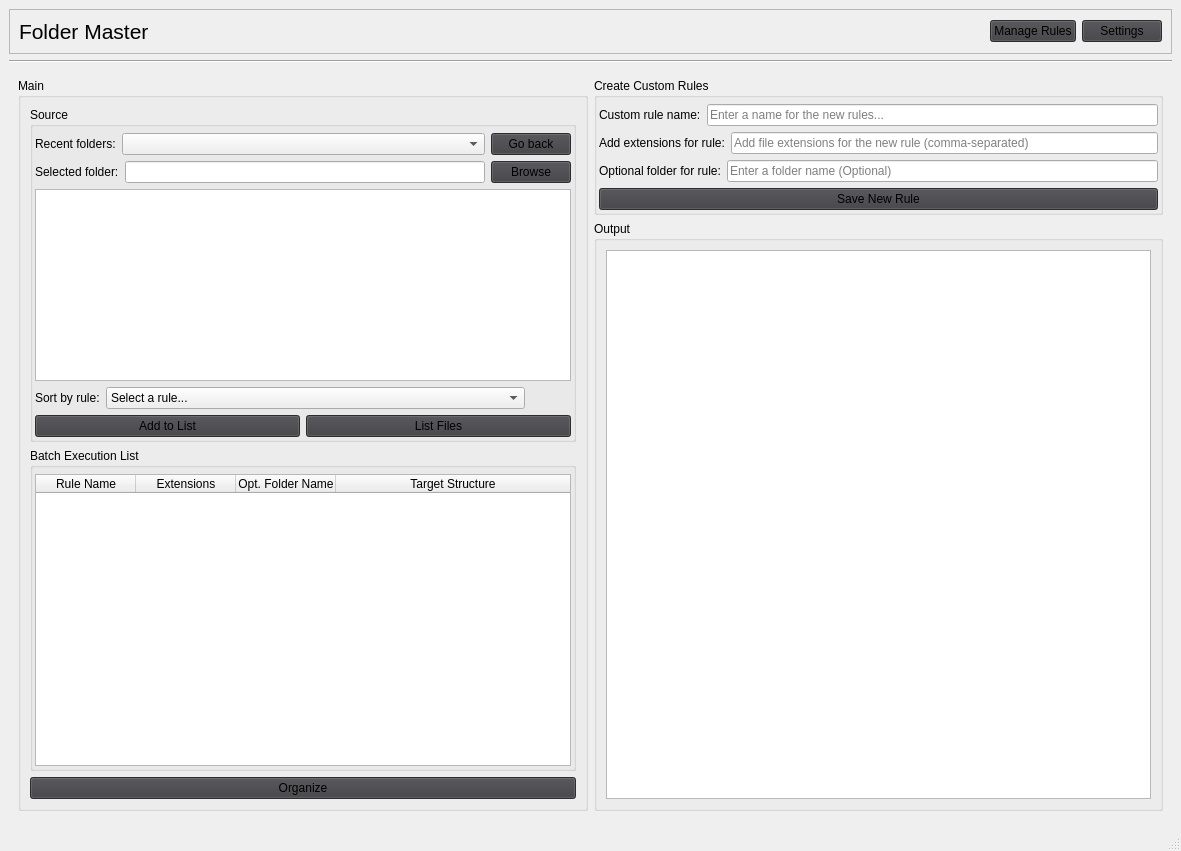
<?xml version="1.0" encoding="UTF-8"?>
<ui version="4.0">
 <class>MainWindow</class>
 <widget class="QMainWindow" name="MainWindow">
  <property name="geometry">
   <rect>
    <x>0</x>
    <y>0</y>
    <width>1181</width>
    <height>851</height>
   </rect>
  </property>
  <property name="windowTitle">
   <string>Folder Master</string>
  </property>
  <property name="windowIcon">
   <iconset>
    <normaloff>:/icons/folder.ico</normaloff>:/icons/folder.ico</iconset>
  </property>
  <property name="styleSheet">
   <string notr="true">QPushButton {
	background-color: #3E3E42;
}</string>
  </property>
  <property name="iconSize">
   <size>
    <width>24</width>
    <height>24</height>
   </size>
  </property>
  <property name="unifiedTitleAndToolBarOnMac">
   <bool>false</bool>
  </property>
  <widget class="QWidget" name="centralwidget">
   <layout class="QVBoxLayout" name="verticalLayout">
    <item>
     <widget class="QFrame" name="frame_title">
      <property name="sizePolicy">
       <sizepolicy hsizetype="Preferred" vsizetype="Fixed">
        <horstretch>0</horstretch>
        <verstretch>0</verstretch>
       </sizepolicy>
      </property>
      <property name="styleSheet">
       <string notr="true"/>
      </property>
      <property name="frameShape">
       <enum>QFrame::Shape::StyledPanel</enum>
      </property>
      <property name="frameShadow">
       <enum>QFrame::Shadow::Raised</enum>
      </property>
      <layout class="QHBoxLayout" name="horizontalLayout_4">
       <item>
        <widget class="QLabel" name="label_title">
         <property name="font">
          <font>
           <pointsize>16</pointsize>
          </font>
         </property>
         <property name="layoutDirection">
          <enum>Qt::LayoutDirection::LeftToRight</enum>
         </property>
         <property name="styleSheet">
          <string notr="true"/>
         </property>
         <property name="text">
          <string>Folder Master</string>
         </property>
         <property name="alignment">
          <set>Qt::AlignmentFlag::AlignLeading|Qt::AlignmentFlag::AlignLeft|Qt::AlignmentFlag::AlignVCenter</set>
         </property>
        </widget>
       </item>
       <item>
        <widget class="QPushButton" name="button_manage_rules">
         <property name="sizePolicy">
          <sizepolicy hsizetype="Maximum" vsizetype="Fixed">
           <horstretch>0</horstretch>
           <verstretch>0</verstretch>
          </sizepolicy>
         </property>
         <property name="styleSheet">
          <string notr="true">QPushButton:hover {
	background-color: #A24334;
}</string>
         </property>
         <property name="text">
          <string>Manage Rules</string>
         </property>
        </widget>
       </item>
       <item>
        <widget class="QPushButton" name="button_app_settings">
         <property name="sizePolicy">
          <sizepolicy hsizetype="Maximum" vsizetype="Fixed">
           <horstretch>0</horstretch>
           <verstretch>0</verstretch>
          </sizepolicy>
         </property>
         <property name="styleSheet">
          <string notr="true">QPushButton:hover {
	background-color: #A24334;
}</string>
         </property>
         <property name="text">
          <string>Settings</string>
         </property>
        </widget>
       </item>
      </layout>
     </widget>
    </item>
    <item>
     <widget class="Line" name="line">
      <property name="font">
       <font>
        <pointsize>9</pointsize>
       </font>
      </property>
      <property name="styleSheet">
       <string notr="true"/>
      </property>
      <property name="frameShadow">
       <enum>QFrame::Shadow::Sunken</enum>
      </property>
      <property name="lineWidth">
       <number>1</number>
      </property>
      <property name="midLineWidth">
       <number>0</number>
      </property>
      <property name="orientation">
       <enum>Qt::Orientation::Horizontal</enum>
      </property>
     </widget>
    </item>
    <item>
     <widget class="QWidget" name="widget" native="true">
      <layout class="QHBoxLayout" name="horizontalLayout_2">
       <item>
        <layout class="QVBoxLayout" name="verticalLayout_2">
         <item>
          <widget class="QGroupBox" name="groupBox_4">
           <property name="title">
            <string>Main</string>
           </property>
           <layout class="QVBoxLayout" name="verticalLayout_7">
            <item>
             <widget class="QGroupBox" name="groupBox_2">
              <property name="title">
               <string>Source</string>
              </property>
              <property name="flat">
               <bool>true</bool>
              </property>
              <layout class="QVBoxLayout" name="verticalLayout_10">
               <property name="leftMargin">
                <number>2</number>
               </property>
               <property name="topMargin">
                <number>6</number>
               </property>
               <property name="rightMargin">
                <number>2</number>
               </property>
               <property name="bottomMargin">
                <number>2</number>
               </property>
               <item>
                <layout class="QHBoxLayout" name="horizontalLayout_3">
                 <item>
                  <widget class="QLabel" name="label">
                   <property name="sizePolicy">
                    <sizepolicy hsizetype="Maximum" vsizetype="Preferred">
                     <horstretch>0</horstretch>
                     <verstretch>0</verstretch>
                    </sizepolicy>
                   </property>
                   <property name="text">
                    <string>Recent folders:</string>
                   </property>
                  </widget>
                 </item>
                 <item>
                  <widget class="QComboBox" name="combobox_recent_folders"/>
                 </item>
                 <item>
                  <widget class="QPushButton" name="button_back">
                   <property name="sizePolicy">
                    <sizepolicy hsizetype="Maximum" vsizetype="Fixed">
                     <horstretch>0</horstretch>
                     <verstretch>0</verstretch>
                    </sizepolicy>
                   </property>
                   <property name="styleSheet">
                    <string notr="true">QPushButton:hover {
	background-color: #A24334;
}</string>
                   </property>
                   <property name="text">
                    <string>Go back</string>
                   </property>
                  </widget>
                 </item>
                </layout>
               </item>
               <item>
                <layout class="QHBoxLayout" name="horizontalLayout_6">
                 <item>
                  <widget class="QLabel" name="label_4">
                   <property name="text">
                    <string>Selected folder:</string>
                   </property>
                  </widget>
                 </item>
                 <item>
                  <widget class="QLineEdit" name="line_edit_selected_folder">
                   <property name="clearButtonEnabled">
                    <bool>true</bool>
                   </property>
                  </widget>
                 </item>
                 <item>
                  <widget class="QPushButton" name="button_browse_folder">
                   <property name="styleSheet">
                    <string notr="true">QPushButton:hover {
	background-color: #A24334;
}</string>
                   </property>
                   <property name="text">
                    <string>Browse</string>
                   </property>
                  </widget>
                 </item>
                </layout>
               </item>
               <item>
                <widget class="QTreeView" name="tree_view_folder">
                 <property name="alternatingRowColors">
                  <bool>true</bool>
                 </property>
                </widget>
               </item>
               <item>
                <layout class="QHBoxLayout" name="horizontalLayout_5">
                 <item>
                  <widget class="QLabel" name="label_sort_by_rule">
                   <property name="sizePolicy">
                    <sizepolicy hsizetype="Maximum" vsizetype="Preferred">
                     <horstretch>0</horstretch>
                     <verstretch>0</verstretch>
                    </sizepolicy>
                   </property>
                   <property name="text">
                    <string>Sort by rule:</string>
                   </property>
                  </widget>
                 </item>
                 <item>
                  <widget class="QComboBox" name="combobox_rules">
                   <item>
                    <property name="text">
                     <string>Select a rule...</string>
                    </property>
                   </item>
                  </widget>
                 </item>
                 <item>
                  <widget class="QPushButton" name="button_rule_info">
                   <property name="sizePolicy">
                    <sizepolicy hsizetype="Maximum" vsizetype="Fixed">
                     <horstretch>0</horstretch>
                     <verstretch>0</verstretch>
                    </sizepolicy>
                   </property>
                   <property name="text">
                    <string/>
                   </property>
                   <property name="icon">
                    <iconset theme="QIcon::ThemeIcon::HelpFaq"/>
                   </property>
                   <property name="autoDefault">
                    <bool>false</bool>
                   </property>
                   <property name="default">
                    <bool>false</bool>
                   </property>
                   <property name="flat">
                    <bool>true</bool>
                   </property>
                  </widget>
                 </item>
                </layout>
               </item>
               <item>
                <layout class="QHBoxLayout" name="horizontalLayout">
                 <item>
                  <widget class="QPushButton" name="button_add_to_list">
                   <property name="styleSheet">
                    <string notr="true">QPushButton:hover {
	background-color: #A24334;
}</string>
                   </property>
                   <property name="text">
                    <string>Add to List</string>
                   </property>
                  </widget>
                 </item>
                 <item>
                  <widget class="QPushButton" name="button_list_files">
                   <property name="styleSheet">
                    <string notr="true">QPushButton:hover {
	background-color: #A24334;
}</string>
                   </property>
                   <property name="text">
                    <string>List Files</string>
                   </property>
                  </widget>
                 </item>
                </layout>
               </item>
              </layout>
             </widget>
            </item>
            <item>
             <widget class="QGroupBox" name="groupBox_6">
              <property name="title">
               <string>Batch Execution List</string>
              </property>
              <property name="flat">
               <bool>true</bool>
              </property>
              <layout class="QVBoxLayout" name="verticalLayout_8">
               <property name="leftMargin">
                <number>2</number>
               </property>
               <property name="topMargin">
                <number>6</number>
               </property>
               <property name="rightMargin">
                <number>2</number>
               </property>
               <property name="bottomMargin">
                <number>2</number>
               </property>
               <item>
                <widget class="QTableWidget" name="table_widget_batch_rules">
                 <attribute name="horizontalHeaderCascadingSectionResizes">
                  <bool>true</bool>
                 </attribute>
                 <attribute name="horizontalHeaderMinimumSectionSize">
                  <number>100</number>
                 </attribute>
                 <attribute name="horizontalHeaderShowSortIndicator" stdset="0">
                  <bool>true</bool>
                 </attribute>
                 <attribute name="horizontalHeaderStretchLastSection">
                  <bool>true</bool>
                 </attribute>
                 <column>
                  <property name="text">
                   <string>Rule Name</string>
                  </property>
                 </column>
                 <column>
                  <property name="text">
                   <string>Extensions</string>
                  </property>
                 </column>
                 <column>
                  <property name="text">
                   <string>Opt. Folder Name</string>
                  </property>
                 </column>
                 <column>
                  <property name="text">
                   <string>Target Structure</string>
                  </property>
                 </column>
                </widget>
               </item>
              </layout>
             </widget>
            </item>
            <item>
             <widget class="QPushButton" name="button_sort">
              <property name="styleSheet">
               <string notr="true">QPushButton:hover {
	background-color: #A24334;
}</string>
              </property>
              <property name="text">
               <string>Organize</string>
              </property>
             </widget>
            </item>
           </layout>
          </widget>
         </item>
        </layout>
       </item>
       <item>
        <layout class="QVBoxLayout" name="verticalLayout_4">
         <item>
          <widget class="QGroupBox" name="groupBox_7">
           <property name="title">
            <string>Create Custom Rules</string>
           </property>
           <property name="flat">
            <bool>true</bool>
           </property>
           <layout class="QVBoxLayout" name="verticalLayout_9">
            <property name="leftMargin">
             <number>2</number>
            </property>
            <property name="topMargin">
             <number>6</number>
            </property>
            <property name="rightMargin">
             <number>2</number>
            </property>
            <property name="bottomMargin">
             <number>2</number>
            </property>
            <item>
             <layout class="QVBoxLayout" name="verticalLayout_11">
              <item>
               <layout class="QHBoxLayout" name="horizontalLayout_7">
                <item>
                 <widget class="QLabel" name="label_rule_name">
                  <property name="sizePolicy">
                   <sizepolicy hsizetype="Preferred" vsizetype="Preferred">
                    <horstretch>0</horstretch>
                    <verstretch>0</verstretch>
                   </sizepolicy>
                  </property>
                  <property name="text">
                   <string>Custom rule name:</string>
                  </property>
                 </widget>
                </item>
                <item>
                 <widget class="QLineEdit" name="line_edit_rule_name">
                  <property name="placeholderText">
                   <string>Enter a name for the new rules...</string>
                  </property>
                  <property name="clearButtonEnabled">
                   <bool>true</bool>
                  </property>
                 </widget>
                </item>
               </layout>
              </item>
             </layout>
            </item>
            <item>
             <layout class="QHBoxLayout" name="horizontalLayout_8">
              <item>
               <widget class="QLabel" name="label_extensions">
                <property name="text">
                 <string>Add extensions for rule:</string>
                </property>
               </widget>
              </item>
              <item>
               <widget class="QLineEdit" name="line_edit_extensions">
                <property name="placeholderText">
                 <string>Add file extensions for the new rule (comma-separated)</string>
                </property>
                <property name="clearButtonEnabled">
                 <bool>true</bool>
                </property>
               </widget>
              </item>
             </layout>
            </item>
            <item>
             <layout class="QHBoxLayout" name="horizontalLayout_9">
              <item>
               <widget class="QLabel" name="label_opt_folder">
                <property name="text">
                 <string>Optional folder for rule:</string>
                </property>
               </widget>
              </item>
              <item>
               <widget class="QLineEdit" name="line_edit_opt_folder">
                <property name="sizePolicy">
                 <sizepolicy hsizetype="Expanding" vsizetype="Fixed">
                  <horstretch>0</horstretch>
                  <verstretch>0</verstretch>
                 </sizepolicy>
                </property>
                <property name="placeholderText">
                 <string>Enter a folder name (Optional)</string>
                </property>
               </widget>
              </item>
             </layout>
            </item>
            <item>
             <widget class="QPushButton" name="button_save_rule">
              <property name="styleSheet">
               <string notr="true">QPushButton:hover {
	background-color: #388049;
}</string>
              </property>
              <property name="text">
               <string>Save New Rule</string>
              </property>
             </widget>
            </item>
           </layout>
          </widget>
         </item>
         <item>
          <widget class="QGroupBox" name="groupBox_5">
           <property name="sizePolicy">
            <sizepolicy hsizetype="Preferred" vsizetype="Preferred">
             <horstretch>0</horstretch>
             <verstretch>0</verstretch>
            </sizepolicy>
           </property>
           <property name="title">
            <string>Output</string>
           </property>
           <layout class="QVBoxLayout" name="verticalLayout_3">
            <item>
             <widget class="QTextEdit" name="text_edit_program_output"/>
            </item>
           </layout>
          </widget>
         </item>
        </layout>
       </item>
      </layout>
     </widget>
    </item>
   </layout>
  </widget>
  <widget class="QMenuBar" name="menubar">
   <property name="geometry">
    <rect>
     <x>0</x>
     <y>0</y>
     <width>1181</width>
     <height>33</height>
    </rect>
   </property>
  </widget>
  <widget class="QStatusBar" name="statusbar"/>
 </widget>
 <tabstops>
  <tabstop>combobox_rules</tabstop>
  <tabstop>button_rule_info</tabstop>
  <tabstop>button_list_files</tabstop>
  <tabstop>text_edit_program_output</tabstop>
  <tabstop>combobox_recent_folders</tabstop>
  <tabstop>button_app_settings</tabstop>
 </tabstops>
 <resources>
  <include location="FolderMaster.qrc"/>
 </resources>
 <connections/>
</ui>
